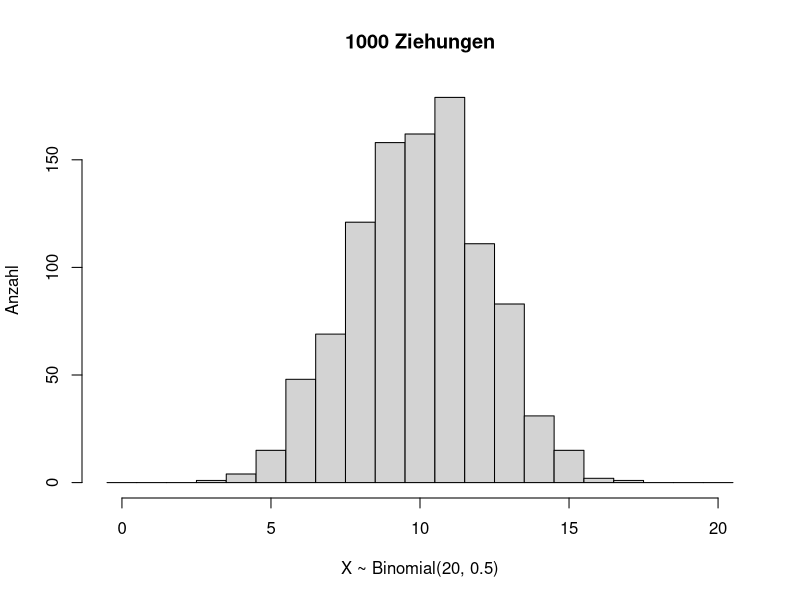
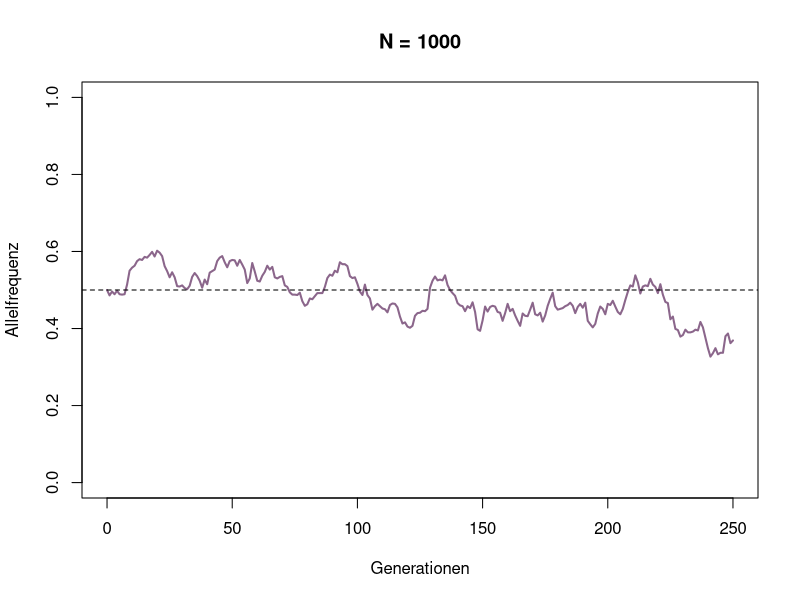
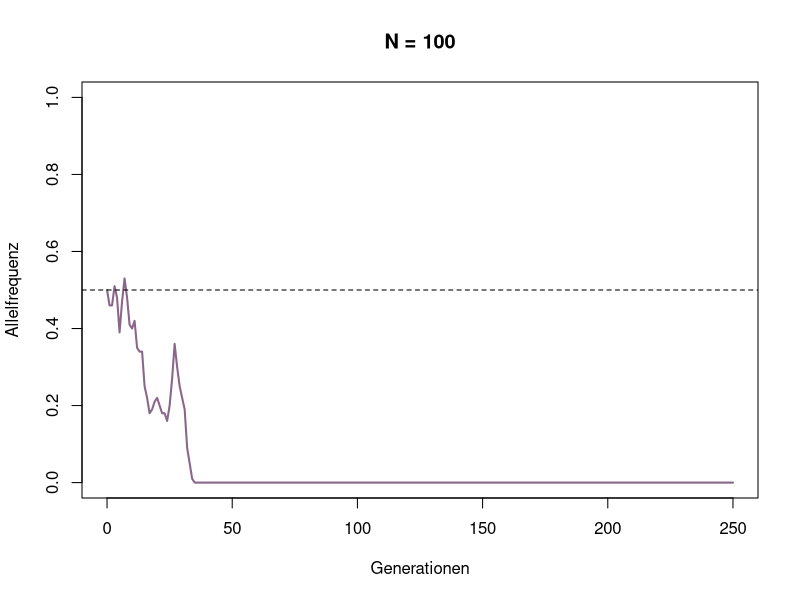
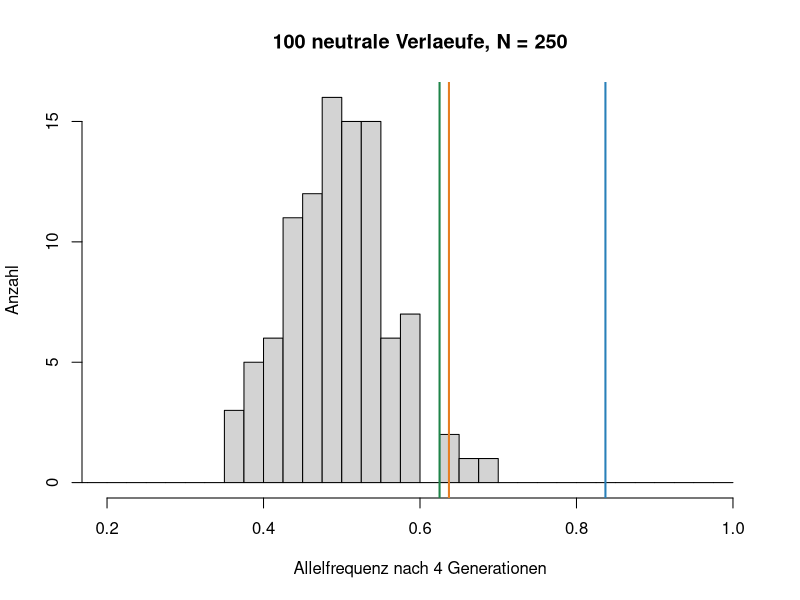
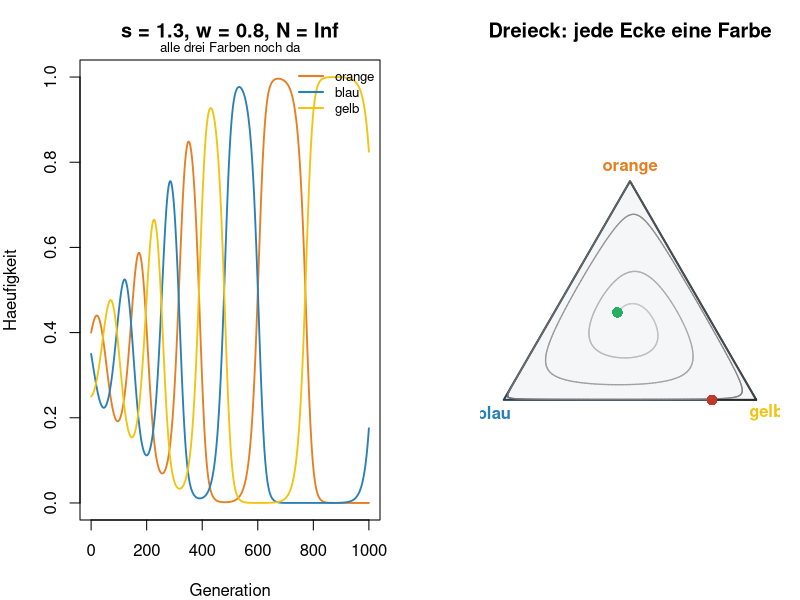
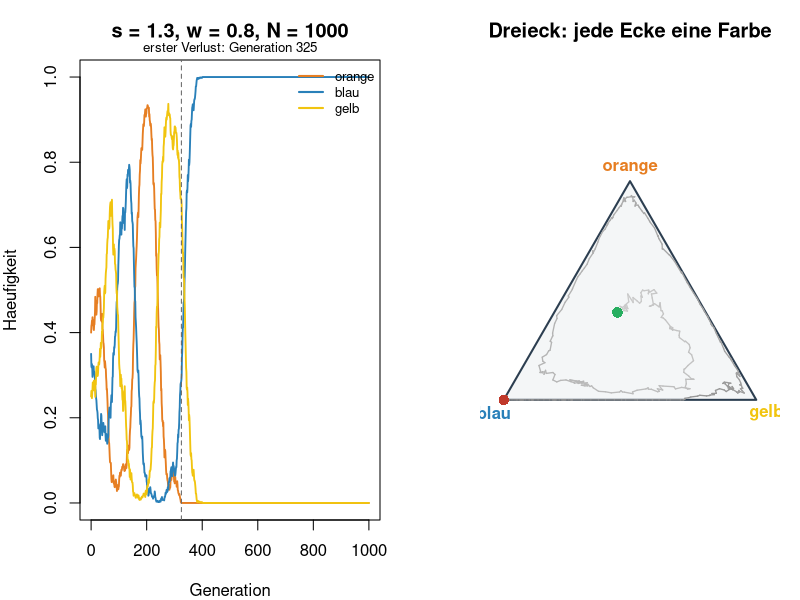
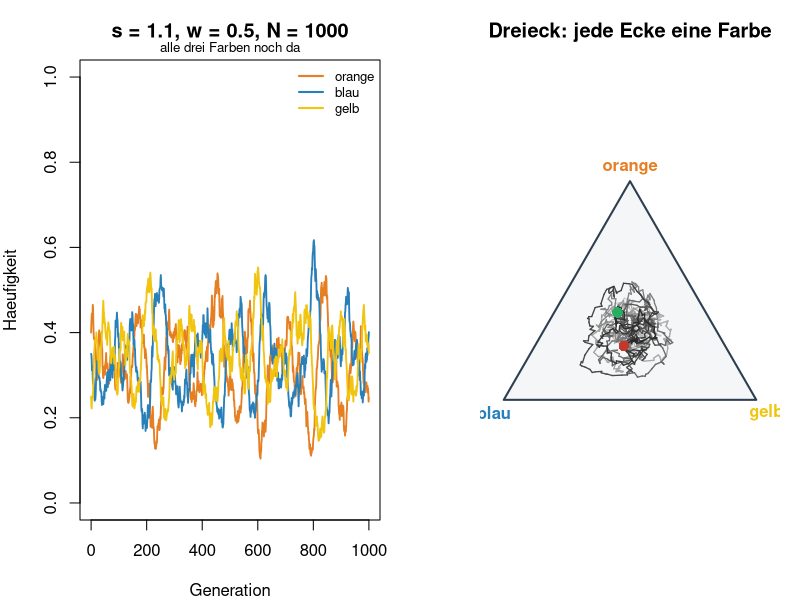

These figures' R source, in order:
# Woche 9 - Notebook (nur R, base R)
# Zufall und Notwendigkeit: Drift, die Teiche und die Echsen mit endlicher Population
# In RStudio: Working Directory = weeks/week-09, dann Zeile fuer Zeile ausfuehren.
# Quarto: notebook.qmd. Knit ohne Quarto: notebook.Rmd.

# In der Vorlesung aendert sich die Frequenz in den Teichen von Jahr zu Jahr, und nicht nur in eine Richtung. Ein Grund dafuer: Die Population ist endlich. Jede Generation ist eine Ziehung aus der vorherigen.
#
# Dieses Notebook rechnet die Teiche nicht noch einmal. Sie kommen nur am Ende von Teil A kurz zurueck. Zwei neue Fragen:
#
# 1. Wie stark aendert sich p allein durch Zufall, und wie haengt das von der Populationsgroesse N ab, wenn das Allel neutral ist?
# 2. Was passiert mit den drei Kehlfarben der Echsen aus Woche 4, wenn die Population endlich ist?

# Auftrag
# 1. Eine Binomialverteilung anschauen und set.seed ausprobieren.
# 2. Ein neutrales Allel viele Generationen lang verfolgen, einmal in einer grossen und einmal in einer kleinen Population. Dann mit den Teichen vergleichen.
# 3. Das Echsen-Spiel aus Woche 4 mit endlicher Population laufen lassen: Wann gehen Farben verloren?

# ===========================================================================
# 0 · Zufallszahlen
# ===========================================================================
#
# rbinom(anzahl, size, prob) zieht anzahl Mal, wie viele von size Versuchen erfolgreich waren. Jeder Versuch klappt mit Wahrscheinlichkeit prob. In der Vorlesung war das die Frage: Wie viele von N Genkopien sind die gesuchte Kopie?
#
# set.seed legt den Startwert fest. Dieselbe Folge kommt dann noch einmal heraus.

set.seed(2026)

x <- rbinom(1000, size = 20, prob = 0.5)
hist(x, breaks = 0:21 - 0.5,
     main = "1000 Ziehungen", xlab = "X ~ Binomial(20, 0.5)", ylab = "Anzahl")

# F1
# 1. Lassen Sie denselben Block ohne set.seed zweimal laufen. Aendert sich das Histogramm?
# 2. Setzen Sie prob = 0.1. Wie veraendert sich die Verteilung? Warum?

# ===========================================================================
# A · Populationsgroesse
# ===========================================================================
#
# Wir verfolgen ein neutrales Allel. p ist seine Frequenz. Der Einfachheit halber ist die Populationsgroesse N fix, und jedes Individuum ist haploid: Es traegt das Allel, oder es traegt es nicht.
#
# Jede Generation wird aus der vorherigen gezogen. Ist das Allel in Generation t haeufig, ist es in Generation t+1 wahrscheinlich auch haeufig - aber nicht genau gleich haeufig. Das ist derselbe Schritt wie in der Vorlesung, hier ohne Selektion.

WF_step <- function(p, N) {
  N_p <- rbinom(1, N, p)   # wie viele der N Individuen tragen das Allel?
  N_p / N
}

# --- Eine Generation ---

# F2
# Simulieren Sie eine einzelne Generation mit p = 0.5 und N = 1000.
#
# - Was erwarten Sie: nimmt p ab, nimmt es zu, oder bleibt es in der Naehe von 0.5?
# - Lassen Sie den Chunk mehrmals laufen. Was passiert?

WF_step(p = 0.5, N = 1000)

# --- Viele Generationen ---

simulateWF <- function(p_0, N, generationen = 250) {
  p <- numeric(generationen + 1)
  p[1] <- p_0
  for (t in seq_len(generationen)) {
    p[t + 1] <- WF_step(p[t], N)
  }
  data.frame(generation = 0:generationen, p = p)
}

# --- Grosse Population ---

p_0 <- 0.5   # bitte aendern

large_pop <- simulateWF(p_0, N = 1000)

plot(large_pop$generation, large_pop$p, type = "l", lwd = 2, col = "plum4",
     xlab = "Generationen", ylab = "Allelfrequenz", ylim = c(0, 1),
     main = "N = 1000")
abline(h = p_0, lwd = 1, lty = 2)

# F3
# Aendern Sie p_0. Was passiert mit der Allelfrequenz ueber die 250 Generationen?

# --- Kleine Population ---

# F4
# Was erwarten Sie fuer N = 100, bevor Sie den naechsten Block laufen lassen?

p_0 <- 0.5   # bitte aendern

small_pop <- simulateWF(p_0, N = 100)

plot(small_pop$generation, small_pop$p, type = "l", lwd = 2, col = "plum4",
     xlab = "Generationen", ylab = "Allelfrequenz", ylim = c(0, 1),
     main = "N = 100")
abline(h = p_0, lwd = 1, lty = 2)

# F5
# - Lassen Sie den Block ein paar Mal laufen. Was beobachten Sie?
# - In den bisherigen Wochen stieg oder fiel p, weil das Allel einen Vorteil oder einen Nachteil hatte. Ist das hier auch so?
# - Was heisst das fuer die genetische Vielfalt in einer kleinen Population?

# --- Zurueck zu den Teichen ---
#
# In der Vorlesung starten alle drei Teiche bei p = 0.5 und liegen nach drei bis vier Jahren bei etwa 0.63 (Teich 2 und 14) und 0.84 (Teich 7). Kann ein neutrales Allel das allein durch Zufall schaffen?
#
# Wir lassen simulateWF 100 Mal laufen, je 4 Generationen mit N = 250, und merken uns nur die Frequenz am Ende.

N <- 250   # bitte aendern

set.seed(2026)
p_ende <- numeric(100)
for (i in 1:100) {
  bahn <- simulateWF(p_0 = 0.5, N = N, generationen = 4)
  p_ende[i] <- bahn$p[5]
}

hist(p_ende, breaks = seq(0, 1, by = 0.025), xlim = c(0.2, 1),
     main = paste("100 neutrale Verlaeufe, N =", N),
     xlab = "Allelfrequenz nach 4 Generationen", ylab = "Anzahl")
abline(v = c(0.637, 0.625, 0.837), lwd = 2,
       col = c("#e67e22", "#1e8449", "#2980b9"))   # Teich 2, 14, 7

sum(p_ende >= 0.62)   # wie viele Verlaeufe kommen so hoch wie die Teiche?

# F6
# - Wie viele der 100 neutralen Verlaeufe kommen so hoch wie die Teiche? Und wie viele so hoch wie Teich 7?
# - Setzen Sie N auf 50 und dann auf 25. Wie klein muesste die Population sein, damit Zufall allein reicht?
# - In jedem Teich leben Hunderte Stichlinge. Was muss also zum Zufall dazukommen?

# ===========================================================================
# B · Echsen mit endlicher Population
# ===========================================================================
#
# In Woche 4 hatten die Maennchen von Uta stansburiana drei Kehlfarben: orange schlaegt blau, blau schlaegt gelb, gelb schlaegt orange. Mit der Matrix
#
# 
# A =
# \begin{pmatrix}
# 1 & w & s \\
# s & 1 & w \\
# w & s & 1
# \end{pmatrix}
# 
#
# gab es drei Verlaeufe. Ist s + w < 2, naehern sich die Haeufigkeiten einem Punkt in der Mitte. Ist s + w > 2, schaukeln sie sich auf: eine Heterokline. Jede Farbe wird abwechselnd fast alleinherrschend und dann fast null.
#
# Fast null: Im Modell von Woche 4 ist die Population unendlich gross. Eine Farbe mit Haeufigkeit 0.0001 ist dort noch da und kommt wieder. In echten Echsen-Populationen gibt es nur ganze Maennchen.
#
# Wir machen dasselbe wie in der Vorlesung mit den Teichen: erst Selektion, dann Ziehung. Fuer drei Farben zieht rmultinom statt rbinom: Von N Maennchen der neuen Generation, wie viele sind orange, blau, gelb?

echsen_matrix <- function(s, w) {
  matrix(c(1, w, s,
           s, 1, w,
           w, s, 1), nrow = 3, byrow = TRUE)
}

# Eine Generation: erst Selektion (wie Woche 4), dann N Maennchen ziehen
echsen_schritt <- function(p, A, N, r = 0.3) {
  W <- 2 - as.numeric(A %*% p)            # Fitness jeder Farbe
  W_mittel <- sum(p * W)
  p_sel <- p * (1 + r * (W - W_mittel))   # 1. Selektion
  p_sel <- p_sel / sum(p_sel)
  if (is.infinite(N)) return(p_sel)       # N = Inf: kein Zufall
  as.numeric(rmultinom(1, size = N, prob = p_sel)) / N   # 2. Ziehung
}

# Viele Generationen hintereinander
echsen_lauf <- function(s, w, N, generationen = 1000, p0 = c(0.4, 0.35, 0.25)) {
  A <- echsen_matrix(s, w)
  p <- matrix(NA, nrow = generationen + 1, ncol = 3)
  p[1, ] <- p0
  for (t in 1:generationen) p[t + 1, ] <- echsen_schritt(p[t, ], A, N)
  p
}

farben3 <- c("#e67e22", "#2980b9", "#f1c40f")

erster_verlust <- function(p) {
  i <- which(apply(p, 1, min) == 0)
  if (length(i)) i[1] - 1 else NA
}

zeige_echsen <- function(s, w, N, generationen = 1000) {
  p <- echsen_lauf(s, w, N, generationen)
  verlust <- erster_verlust(p)
  par(mfrow = c(1, 2), mar = c(4, 4, 3, 1))
  matplot(0:generationen, p, type = "l", lty = 1, lwd = 1.8, col = farben3, ylim = c(0, 1),
          xlab = "Generation", ylab = "Haeufigkeit",
          main = paste0("s = ", s, ", w = ", w, ", N = ", N))
  if (!is.na(verlust)) {
    abline(v = verlust, lty = 2, col = "grey40")
    mtext(paste("erster Verlust: Generation", verlust), side = 3, line = 0.2, cex = 0.8)
  } else {
    mtext("alle drei Farben noch da", side = 3, line = 0.2, cex = 0.8)
  }
  legend("topright", c("orange", "blau", "gelb"), col = farben3, lwd = 2, bty = "n", cex = 0.8)
  # Dreieck: jede Ecke eine Farbe, der Punkt ist die Mischung
  ecke <- rbind(c(0.5, sqrt(3) / 2), c(0, 0), c(1, 0))
  xy <- p %*% ecke
  plot(NA, xlim = c(-0.05, 1.05), ylim = c(-0.08, 0.95), asp = 1, axes = FALSE,
       xlab = "", ylab = "", main = "Dreieck: jede Ecke eine Farbe")
  polygon(ecke, col = "#f4f6f7", border = "#2c3e50", lwd = 2)
  zeit <- seq(0, 1, length.out = nrow(xy))
  segments(xy[-nrow(xy), 1], xy[-nrow(xy), 2], xy[-1, 1], xy[-1, 2],
           col = grey(0.8 - 0.65 * zeit[-1]), lwd = 1.3)
  points(xy[1, 1], xy[1, 2], pch = 16, col = "#27ae60", cex = 1.4)
  points(xy[nrow(xy), 1], xy[nrow(xy), 2], pch = 16, col = "#c0392b", cex = 1.4)
  text(ecke[, 1] + c(0, -0.04, 0.04), ecke[, 2] + c(0.05, -0.05, -0.05),
       c("orange", "blau", "gelb"), col = farben3, font = 2)
  par(mfrow = c(1, 1))
  invisible(p)
}

zeit_bis_verlust <- function(s, w, N, wiederholungen = 20, generationen = 3000) {
  t <- replicate(wiederholungen, erster_verlust(echsen_lauf(s, w, N, generationen)))
  c(verloren = sum(!is.na(t)), median_generation = median(t, na.rm = TRUE))
}

# Die Abbildungen. Links: Haeufigkeit jeder Farbe ueber die Generationen. Rechts: das Dreieck aus Woche 4. Jede Ecke ist eine Farbe allein, die Mitte ist gleich viel von allen. Gruen ist der Start, rot das Ende, die Linie wird mit der Zeit dunkler.

# --- Ohne Zufall ---

zeige_echsen(s = 1.3, w = 0.8, N = Inf)

# F7
# - s + w = 2.1: Was macht die Linie im Dreieck?
# - Geht eine Farbe je ganz verloren? Wie klein wird die seltenste Farbe? p <- echsen_lauf(1.3, 0.8, N = Inf); min(p)

# --- Mit Zufall ---
#
# Dasselbe Spiel, aber jede Generation hat N = 1000 Maennchen.

zeige_echsen(s = 1.3, w = 0.8, N = 1000)   # bitte mehrmals ausfuehren, dann N aendern

# F8
# - Was passiert, wenn eine Farbe in die Naehe von null kommt?
# - Und danach, mit nur noch zwei Farben? (Woche 4: Zwei Strategien schliessen sich aus.)
# - Lassen Sie den Block mehrmals laufen. Gewinnt immer dieselbe Farbe?

# --- Wie schnell? ---
#
# zeit_bis_verlust laesst 20 Populationen laufen und zaehlt, in wie vielen eine Farbe verloren geht und nach wie vielen Generationen (Median).

set.seed(1)
zeit_bis_verlust(s = 1.3, w = 0.8, N = 1000)   # bitte N aendern

# F9
# | N | verloren (von 20) | Generationen bis zum ersten Verlust |
# |---|---|---|
# | 100 |  |  |
# | 1 000 |  |  |
# | 10 000 |  |  |
#
# Hilft eine groessere Population gegen den Verlust? Verhindert sie ihn?

# --- Ein stabiler Punkt ---
#
# Jetzt s + w < 2: Selektion zieht die Mischung zur Mitte.

zeige_echsen(s = 1.1, w = 0.5, N = 1000)

set.seed(1)
zeit_bis_verlust(s = 1.1, w = 0.5, N = 1000)   # bitte N aendern

# F10
# - Vergleichen Sie mit der Heterokline. Wo haelt Selektion die Vielfalt, wo bringt sie die Farben in Gefahr?
# - Probieren Sie N = 100. Was aendert sich?
# - Bei Uta gibt es seit Jahren alle drei Farben. Was sagt das ueber N, oder ueber s und w?

# ===========================================================================
# Fazit
# ===========================================================================
#
# Teil A: Zufall allein aendert die Frequenz eines Allels, und in kleinen Populationen geht es schnell verloren. Teil B: Zufall und Selektion zusammen. Wohin die Selektion die Population treibt, entscheidet, wie gefaehrlich der Zufall ist.

# F11
# Schreiben Sie die drei Saetze zu Ende.
#
# - In einer kleinen Population kann ein Allel zufaelligerweise ... . Diesen Prozess nennen wir Drift.
# - Auf einer Heterokline wird jede Farbe immer wieder selten. In einer endlichen Population kann sie dann ... . Die Vielfalt geht ..., auch wenn die Selektion sie im Mittel erhalten wuerde.
# - In Teich 7 wurden pro Jahr nur 7-36 Fische untersucht. Ein Teil des Unterschieds zu den anderen Teichen kann deshalb ... sein.
